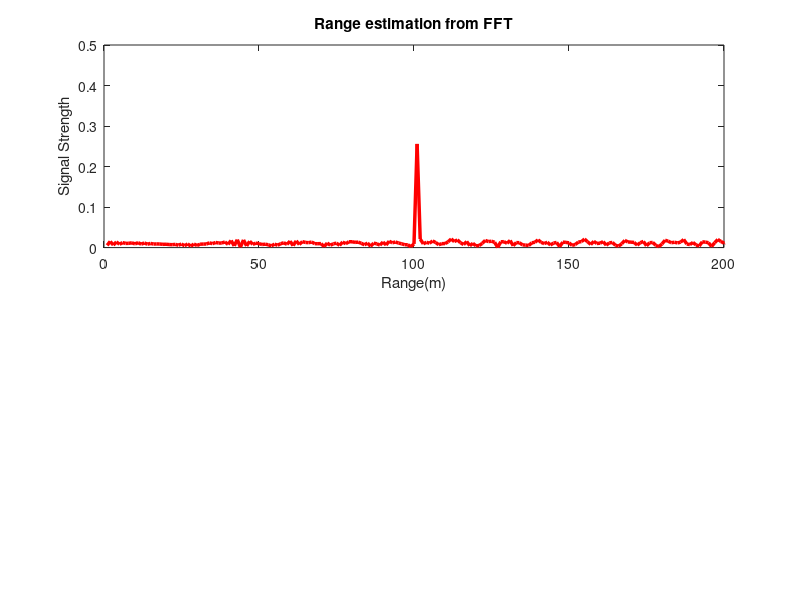
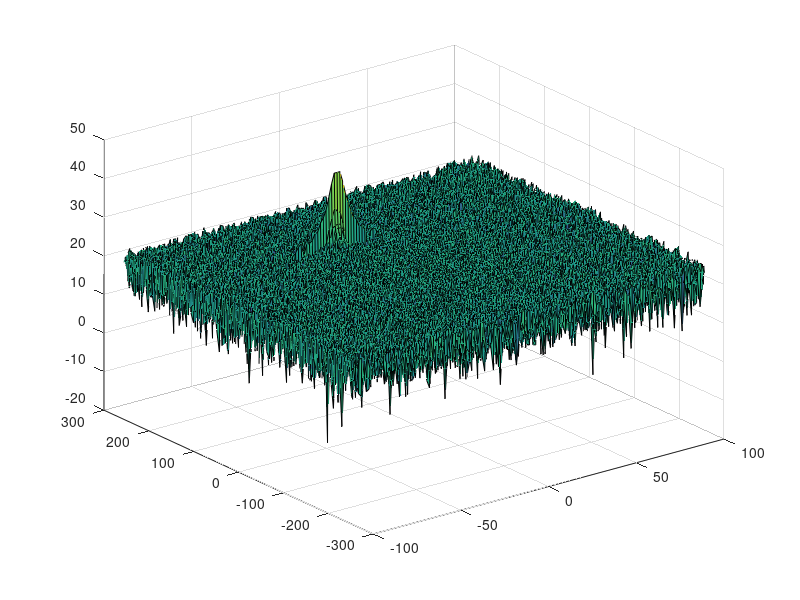
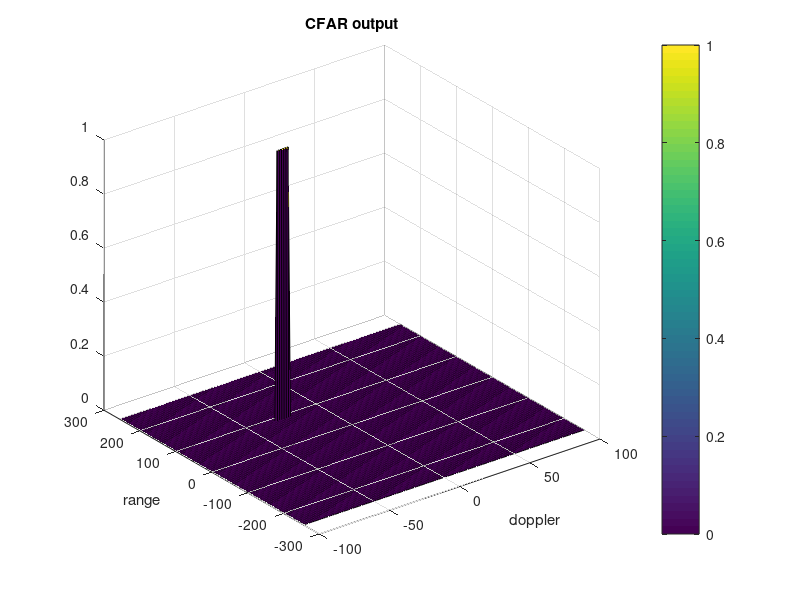

Recreate these plots in MATLAB, in order.
clear all
clc;

%% Radar Specifications 
%%%%%%%%%%%%%%%%%%%%%%%%%%%
fc = 77e9;
rangeMax = 200;
rangeResolution = 1;
velocityMax = 100;
%%%%%%%%%%%%%%%%%%%%%%%%%%%

c = 3e8;

%% User Defined Range and Velocity of target
% *%TODO* :
% define the target's initial position and velocity. Note : Velocity
% remains contant
targetRange = 100;
targetVelocity = -20;


%% FMCW Waveform Generation

% *%TODO* :
%Design the FMCW waveform by giving the specs of each of its parameters.
% Calculate the Bandwidth (B), Chirp Time (Tchirp) and Slope (slope) of the FMCW
% chirp using the requirements above.
Bsweep = c/(2*rangeResolution);
chirpFactor = 5.5;
Tchirp = chirpFactor*2*rangeMax/c;
slope = Bsweep/Tchirp;

                                                          
%The number of chirps in one sequence. Its ideal to have 2^ value for the ease of running the FFT
%for Doppler Estimation. 
Nd=128;                   % #of doppler cells OR #of sent periods % number of chirps

%The number of samples on each chirp. 
Nr=1024;                  %for length of time OR # of range cells

% Timestamp for running the displacement scenario for every sample on each
% chirp
t=linspace(0,Nd*Tchirp,Nr*Nd); %total time for samples


%Creating the vectors for Tx, Rx and Mix based on the total samples input.
Tx=zeros(1,length(t)); %transmitted signal
Rx=zeros(1,length(t)); %received signal
Mix = zeros(1,length(t)); %beat signal

%Similar vectors for range_covered and time delay.
r_t=zeros(1,length(t));
td=zeros(1,length(t));


%% Signal generation and Moving Target simulation
% Running the radar scenario over the time. 

for i=1:length(t)         
    
   % *%TODO* :
    %For each time stamp update the Range of the Target for constant velocity. 
    r_t(i) = targetRange + targetVelocity*t(i);
    
    % *%TODO* :
    %For each time sample we need update the transmitted and
    %received signal. 
    Tx(i) = cos(2*pi*(fc*t(i) + (slope*t(i)^2)/2));
    td(i) = 2*r_t(i)/c;
    Rx(i) = cos(2*pi*(fc*(t(i)-td(i)) + slope*((t(i)-td(i))^2)/2));
    
    % *%TODO* :
    %Now by mixing the Transmit and Receive generate the beat signal
    %This is done by element wise matrix multiplication of Transmit and
    %Receiver Signal
    Mix(i) = Tx(i).*Rx(i);
    
end

%%
%signal_fft = fft(Mix);

 % *%TODO* :
%reshape the vector into Nr*Nd array. Nr and Nd here would also define the size of
%Range and Doppler FFT respectively.
signal_fft = reshape(Mix, [Nr, Nd]);
 % *%TODO* :
%run the FFT on the beat signal along the range bins dimension (Nr) and
%normalize.
signal_fft = fft(signal_fft, Nr);
 % *%TODO* :
% Take the absolute value of FFT output
l = length(signal_fft);
signal_fft = abs(signal_fft/l);

 % *%TODO* :
% Output of FFT is double sided signal, but we are interested in only one side of the spectrum.
% Hence we throw out half of the samples.
signal_fft = signal_fft(1:l/2-1);

%plotting the range
figure ('Name','Range from First FFT')
subplot(2,1,1)

 % *%TODO* :
 % plot FFT output 
plot(signal_fft, 'linewidth',2.5, 'color', 'r');
xlabel('Range(m)')
ylabel('Signal Strength')
title('Range estimation from FFT');

axis ([0 200 0 0.5]);



%% RANGE DOPPLER RESPONSE
% The 2D FFT implementation is already provided here. This will run a 2DFFT
% on the mixed signal (beat signal) output and generate a range doppler
% map.You will implement CFAR on the generated RDM


% Range Doppler Map Generation.

% The output of the 2D FFT is an image that has reponse in the range and
% doppler FFT bins. So, it is important to convert the axis from bin sizes
% to range and doppler based on their Max values.

Mix=reshape(Mix,[Nr,Nd]);

% 2D FFT using the FFT size for both dimensions.
sig_fft2 = fft2(Mix,Nr,Nd);

% Taking just one side of signal from Range dimension.
sig_fft2 = sig_fft2(1:Nr/2,1:Nd);
sig_fft2 = fftshift (sig_fft2);
RDM = abs(sig_fft2);
RDM = 10*log10(RDM) ;

%use the surf function to plot the output of 2DFFT and to show axis in both
%dimensions
doppler_axis = linspace(-100,100,Nd);
range_axis = linspace(-200,200,Nr/2)*((Nr/2)/400);
figure,surf(doppler_axis,range_axis,RDM);

%% CFAR implementation

%Slide Window through the complete Range Doppler Map
[R,D] = size(RDM)
% *%TODO* :
%Select the number of Training Cells in both the dimensions.
Tr = 8;
Td = 4;
% *%TODO* :
%Select the number of Guard Cells in both dimensions around the Cell under 
%test (CUT) for accurate estimation
Gr = 4;
Gd = 2;
% *%TODO* :
% offset the threshold by SNR value in dB
offset = 1.4;

% *%TODO* :
%Create a vector to store noise_level for each iteration on training cells
noise_level = zeros(size(RDM));

CFAROutput = zeros(size(RDM));
% *%TODO* :
%design a loop such that it slides the CUT across range doppler map by
%giving margins at the edges for Training and Guard Cells.
%For every iteration sum the signal level within all the training
%cells. To sum convert the value from logarithmic to linear using db2pow
%function. Average the summed values for all of the training
%cells used. After averaging convert it back to logarithimic using pow2db.
%Further add the offset to it to determine the threshold. Next, compare the
%signal under CUT with this threshold. If the CUT level > threshold assign
%it a value of 1, else equate it to 0.
grid_size = (2*(Tr+Gr)+1)*(2*(Td+Gd)+1);
guard_region = (2*Gr+1)*(2*Gd+1);
training_region = grid_size - guard_region;
for i=1:(R-2*(Tr+Gr+1))
    for j = 1:(D-2*(Td+Gd+1))       
        gridRDM = RDM(i:i+2*(Tr+Gr), j:j+2*(Td+Gd));
        gridRDM(Tr:Tr+2*Gr, Td:Td+2*Gd) = 0;
        tempRDM = db2pow(gridRDM);
        tempRDM = sum(tempRDM(:));
        noise_level(i,j) = pow2db(tempRDM/training_region);
        thresholdCFAR = offset*noise_level(i,j);
        signalCFAR = RDM(i+Tr+Gr, j+Td+Gd);        
        if(signalCFAR>thresholdCFAR)
            CFAROutput(i,j) = 1;
        end
    end
end

   % Use RDM[x,y] as the matrix from the output of 2D FFT for implementing
   % CFAR


% *%TODO* :
% The process above will generate a thresholded block, which is smaller 
%than the Range Doppler Map as the CUT cannot be located at the edges of
%matrix. Hence,few cells will not be thresholded. To keep the map size same
% set those values to 0. 

% [rows, cols] = size(RDM);
% for i = 1:rows
%     for j =1:cols
%         if(CFAROutput(i,j) >1 )
%            CFAROutput(i,j) =0;
%         end
%     end
% end

%display the CFAR output using the Surf function like we did for Range
%Doppler Response output.

figure,surf(doppler_axis,range_axis, CFAROutput);
colorbar;
xlabel('doppler'); ylabel('range');
title('CFAR output');
